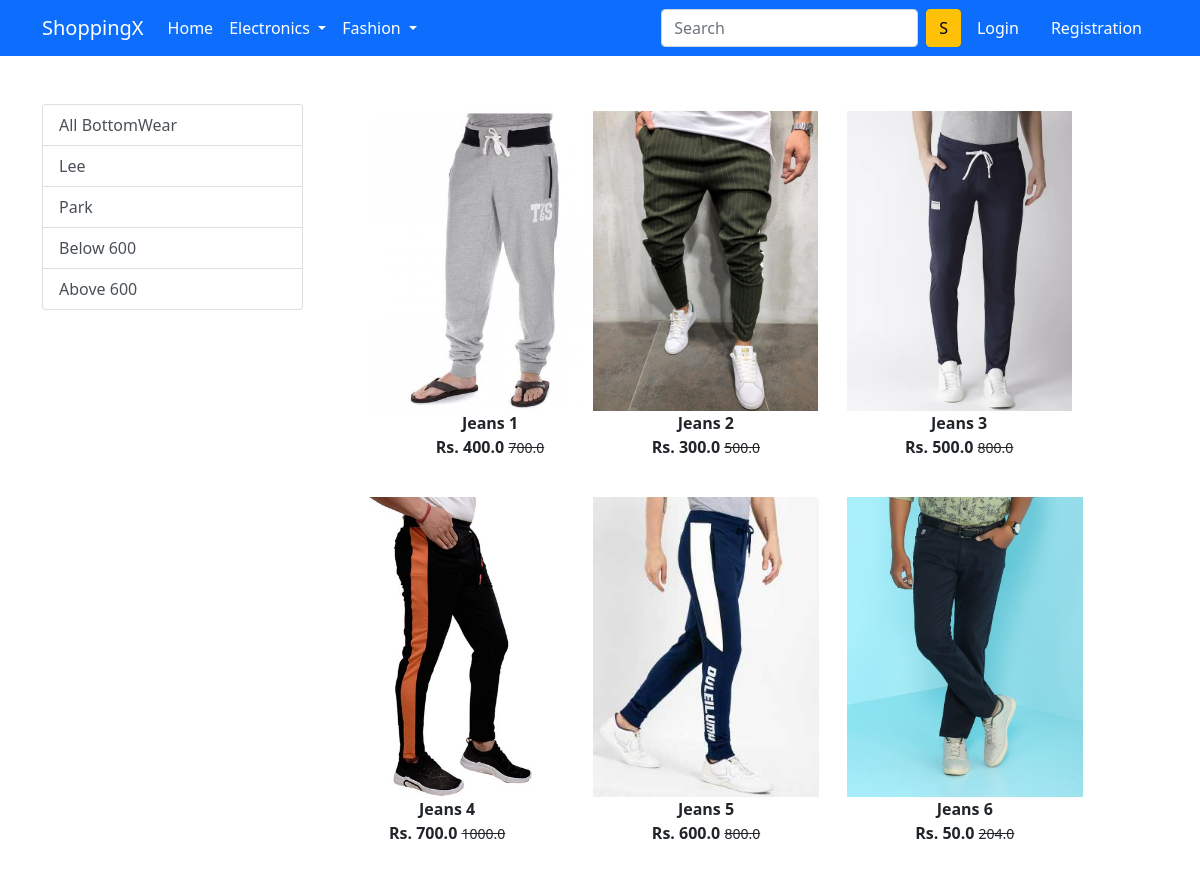
The app's page /bottomwear/ with its own data.
### app/models.py (models this page shows, shortened)
class Product(models.Model):
    title = models.CharField(max_length=100)
    selling_price = models.FloatField()
    discounted_price = models.FloatField()
    description = models.TextField()
    brand = models.CharField(max_length=100)
    category = models.CharField(choices=CATEGORY_CHOICES, max_length=2)
    product_image = models.ImageField(upload_to='productimg')

### app/views.py (the view)
# urls.py: path('bottomwear/', views.bottomwear, name='bottomwear'),
def bottomwear(request, data=None):
    if data == None:
        bottomwear = Product.objects.filter(category='BW')
    elif data == 'Lee' or data == 'Park':
        bottomwear = Product.objects.filter(category='BW').filter(brand=data)
    elif data == 'below':
        bottomwear = Product.objects.filter(category='BW').filter(discounted_price__lt=600)
    elif data == 'above':
        bottomwear = Product.objects.filter(category='BW').filter(discounted_price__gt=600)
    totalitem = 0
    if request.user.is_authenticated:
        totalitem = len(Cart.objects.filter(user=request.user))
    return render(request, 'app/bottomwear.html', {'bottomwear': bottomwear, 'totalitem': totalitem})

### app/templates/app/bottomwear.html (shortened to what this page needs)
{% extends 'app/base.html' %}
{% load static %}
{% block main-content %}
<div class="container my-5">
 <div class="row">
  <div class="col-sm-3">
   <div class="list-group">
    <a href="{% url 'bottomwear' %}" class="list-group-item list-group-item-action" aria-current="true">All BottomWear</a>
    <a href="{% url 'bottomweardata' 'Lee' %}" class="list-group-item list-group-item-action" aria-current="true">Lee</a>
    <a href="{% url 'bottomweardata' 'Park' %}" class="list-group-item list-group-item-action">Park</a>
    <a href="{% url 'bottomweardata' 'below' %}" class="list-group-item list-group-item-action">Below 600</a>
    <a href="{% url 'bottomweardata' 'above' %}" class="list-group-item list-group-item-action">Above 600</a>
   </div>
  </div>
  <div class="col-sm-8">
   <div class="row">
    {% for product in bottomwear %}
    <div class="col-sm-4 text-center mb-4">
        <a href="{% url 'product-detail' product.id %}" class="btn">
        <div class="item">
            <img src="{{product.product_image.url}}" alt="" height="300", class="">
            <div class="fw-bold">{{product.title}}</div>
            <div class="fw-bold">Rs. {{product.discounted_price}}
                <small class="fw-light text-decoration-line-through">{{product.selling_price}}</small>
            </div>
        </div>
        </a>
    </div>
    {% endfor %}
   </div>
  </div>
 </div>
</div>
{% endblock main-content %}

### records on screen
Product: product_image (picture), title "Jeans 1", discounted_price "400.0", selling_price "700.0"
Product: product_image (picture), title "Jeans 2", discounted_price "300.0", selling_price "500.0"
Product: product_image (picture), title "Jeans 3", discounted_price "500.0", selling_price "800.0"
Product: product_image (picture), title "Jeans 4", discounted_price "700.0", selling_price "1000.0"
Product: product_image (picture), title "Jeans 5", discounted_price "600.0", selling_price "800.0"
Product: product_image (picture), title "Jeans 6", discounted_price "50.0", selling_price "204.0"
